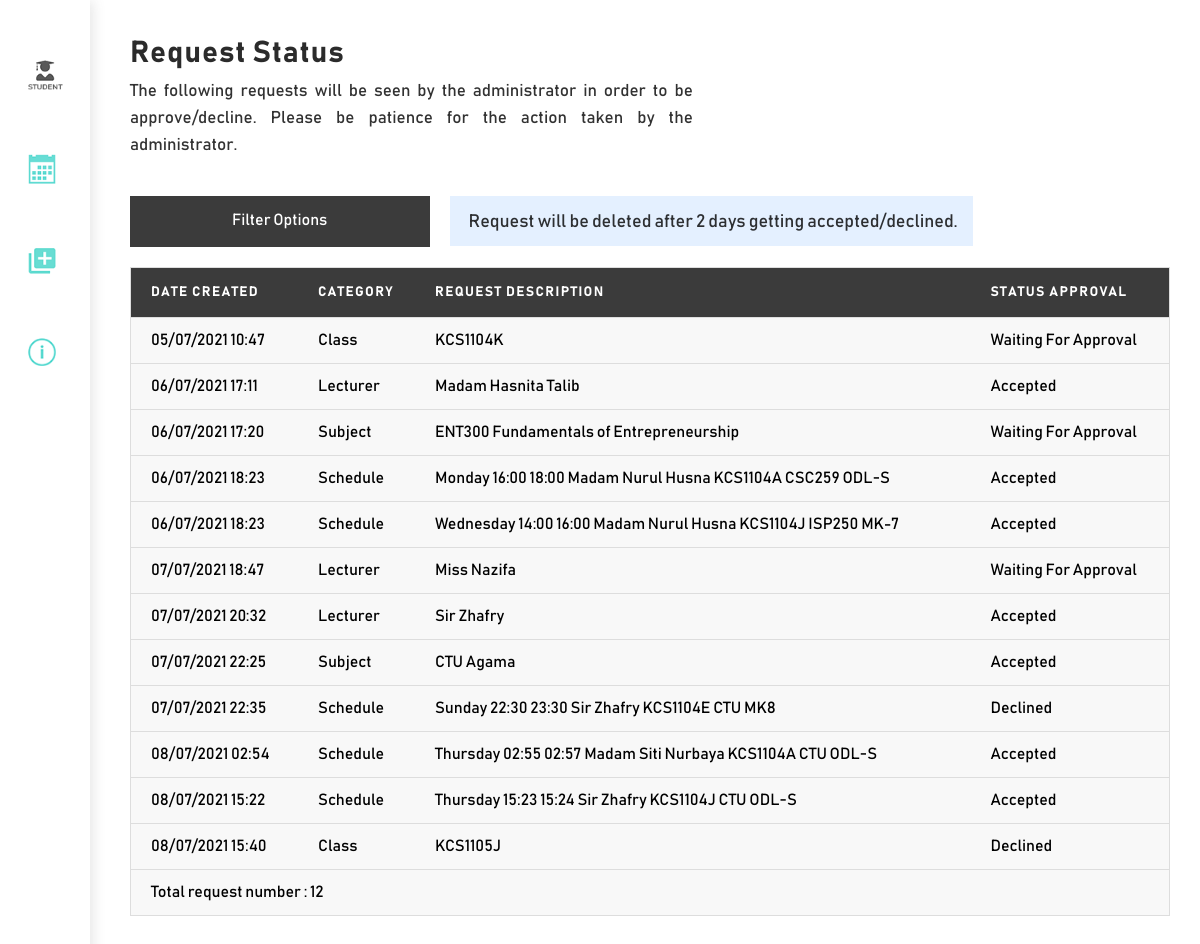
Screenshot of /request.php with the database file from the repository.
### tables this page shows
CREATE TABLE `request` (
  `Request_ID` int(11) NOT NULL,
  `Request_Description` varchar(300) DEFAULT NULL,
  `Request_Category` varchar(20) DEFAULT NULL,
  `Request_Date` datetime DEFAULT NULL,
  `Status_ID` int(11) DEFAULT NULL
);

CREATE TABLE `status` (
  `Status_ID` int(11) NOT NULL,
  `Status_Description` varchar(30) NOT NULL
);

### request.php (the view, shortened to what this page needs)
<!DOCTYPE html>
    <?php
        include ('dbcon.php');
    ?>
    <head>
    </head>
    <body>
        <div class = "main">
            <div class = "header">
                <div class = "left">
                    <div id = "title">
                        <h2>Request Status</h2>
                    </div>
                    <div id = "desc">
                        <p>
                            The following requests will be seen by the administrator in order to be approve/decline.
                            Please be patience for the action taken by the administrator.
                        </p>
                    </div>
                </div>
            </div>
            <div id = "content">
                <div id = "extra">
                    <div id = "filter">
                        <div id = "filterupper">
                            <p>Filter Options</p>
                        </div>
                    </div>
                    <div id = "notice">
                        <p>Request will be deleted after 2 days getting accepted/declined.</p>
                    </div>
                </div>
                <div class = "list">
                    <?php
                        if (isset($_POST['btn_filterrequest'])) {
                            $search = mysqli_real_escape_string($db, $_POST['search']);
                            $seldate = mysqli_real_escape_string($db, $_POST['filterdate']);
                            $category = mysqli_real_escape_string($db, $_POST['filtercategory']);
                            $status = mysqli_real_escape_string($db, $_POST['filterstatus']);
                            if($seldate === "1") {
                                $query =
                                "SELECT request.Request_Description, request.Request_Category, DATE_FORMAT(request.Request_Date, '%d/%m/%Y %H:%i') as Request_Date,
                                status.Status_Description from request
                                inner join status ON request.Status_ID = status.Status_ID
                                where request.Request_Description like '%$search%' AND request.Request_Category like '$category%' AND request.Status_ID like '%$status%'
                                order by request.Request_Date asc";
                            }
                            else if ($seldate === "2") {
                                $query =
                                "SELECT request.Request_Description, request.Request_Category, DATE_FORMAT(request.Request_Date, '%d/%m/%Y %H:%i') as Request_Date,
                                status.Status_Description from request
                                inner join status ON request.Status_ID = status.Status_ID
                                where request.Request_Description like '%$search%' AND request.Request_Category like '$category%' AND request.Status_ID like '%$status%'
                                order by request.Request_Date desc";
                            }
                            $data = mysqli_query($db, $query);
                            $row = mysqli_num_rows($data);
                            $search_result = filterTable($query);
                        }else {
                            $query = "DELETE FROM request WHERE Request_Date < NOW() - INTERVAL 2 DAY AND Status_ID != '1'";
                            $db->query($query);
                            $query = "SELECT request.Request_Description, request.Request_Category, DATE_FORMAT(request.Request_Date, '%d/%m/%Y %H:%i') as Request_Date, status.Status_Description
                                    from request inner join status
                                    ON request.Status_ID = status.Status_ID ORDER BY Request_Date asc";
                            $data = mysqli_query($db, $query);
                            $row = mysqli_num_rows($data);
                            $search_result = filterTable($query);
                        }
                        function filterTable($query) {
                            include ('dbcon.php');
                            $filter_result = mysqli_query($db,$query);
                            return $filter_result;
                        }
                    ?>
                    <table>
                        <thead>
                          <tr>
                            <th scope="col">Date created</th>
                            <th scope="col">Category</th>
                            <th scope="col">Request Description</th>
                            <th scope="col">Status Approval</th>
                          </tr>
                        </thead>
                        <tbody>
                            <?php while($result = mysqli_fetch_assoc($search_result)) :?>
                            <tr>
                                <td data-label="Date created"><?php echo $result['Request_Date'];?></td>
                                <td data-label="Category"><?php echo $result['Request_Category'];?></td>
                                <td data-label="Description"><?php echo nl2br($result['Request_Description']);?></td>
                                <td data-label="Status"><?php echo $result['Status_Description'];?></td>
                            </tr>
                            <?php endwhile; ?>
                            <td colspan = "4" ><?php echo "Total request number : " . $row;?></td>
                        </tbody>
                    </table>
                </div>
            </div>
        </div>
    </body>
</html>

### request.php (style rules this page uses)
body { margin:0; }
.main { background:rgb(255, 255, 255); display:grid; grid-template-rows: 1fr 4fr; height:100vh; margin-left:130px; }
.header { margin-top:10px; }
#desc { width:60ch; margin-top:-10px; line-height: 1.6; font-family:bahnschrift; font-size:17px; opacity:.8; font-kerning:none; }
#desc p { text-align: justify; }
#title h2 { font-family: bahnschrift; font-size:30px; color:hsl(0, 0%, 17%); letter-spacing:1px; margin-bottom:8px; }
#content { margin-top:20px; margin-right:30px; display:grid; grid-auto-flow:row; grid-template-rows:auto 1fr; grid-gap:20px; }
.list { position:relative; grid-column-start:1; grid-column-end:1; grid-row-end:span 2; margin-bottom:30px; }
table { border: 1px solid #ccc; border-collapse: collapse; margin: 0; padding: 0; width:100%; table-layout:auto; }
table tr { background-color: #f8f8f8; border: 1px solid #ddd; padding: .35em; }
table th, table td { padding: .625em; padding-left:20px; text-align: left; font-family:bahnschrift; font-size:16px; line-height: 25px; }
table th { padding-top:12px; padding-bottom:12px; font-size: .85em; letter-spacing: .1em; text-transform: uppercase; background:#3b3b3b; color:white; font-family:bahnschrift !important; }
#extra { display:flex; grid-auto-flow: column; margin:0; }
#notice { margin-left:20px; background:#e4f0ff; width:auto; height:fit-content; padding-top:15px; padding-bottom:13px; padding-left:8px; padding-right:15px; transition:0.2s ease; font-family:18px; }
#notice p { color:black; font-family:bahnschrift; margin:0; margin-left:10px; opacity:.8; font-size:18px; font-kerning: none; }
#filterupper { cursor:pointer; background:#3b3b3b; padding-top:15px; padding-bottom:1px; padding-left:102px; padding-right:103px; width:max-content !important; height:max-content !important; height:15px; transition:0.2s ease; font-family:18px; }
#filter p { color:white; text-align:center; font-family:bahnschrift; margin-top:0; }
#filter { margin:0; height:min-content; }

### rows the page displays
request: Request_Date "05/07/2021 10:47", Request_Category "Class", Request_Description "KCS1104K", Status_ID.Status_Description "Waiting For Approval"
request: Request_Date "06/07/2021 17:11", Request_Category "Lecturer", Request_Description "Madam Hasnita Talib", Status_ID.Status_Description "Accepted"
request: Request_Date "06/07/2021 17:20", Request_Category "Subject", Request_Description "ENT300 Fundamentals of Entrepreneurship", Status_ID.Status_Description "Waiting For Approval"
request: Request_Date "06/07/2021 18:23", Request_Category "Schedule", Request_Description "Monday 16:00 18:00 Madam Nurul Husna KCS1104A CSC259 ODL-S", Status_ID.Status_Description "Accepted"
request: Request_Date "06/07/2021 18:23", Request_Category "Schedule", Request_Description "Wednesday 14:00 16:00 Madam Nurul Husna KCS1104J ISP250 MK-7", Status_ID.Status_Description "Accepted"
request: Request_Date "07/07/2021 18:47", Request_Category "Lecturer", Request_Description "Miss Nazifa", Status_ID.Status_Description "Waiting For Approval"
request: Request_Date "07/07/2021 20:32", Request_Category "Lecturer", Request_Description "Sir Zhafry", Status_ID.Status_Description "Accepted"
request: Request_Date "07/07/2021 22:25", Request_Category "Subject", Request_Description "CTU Agama", Status_ID.Status_Description "Accepted"
request: Request_Date "07/07/2021 22:35", Request_Category "Schedule", Request_Description "Sunday 22:30 23:30 Sir Zhafry KCS1104E CTU MK8", Status_ID.Status_Description "Declined"
request: Request_Date "08/07/2021 02:54", Request_Category "Schedule", Request_Description "Thursday 02:55 02:57 Madam Siti Nurbaya KCS1104A CTU ODL-S", Status_ID.Status_Description "Accepted"
request: Request_Date "08/07/2021 15:22", Request_Category "Schedule", Request_Description "Thursday 15:23 15:24 Sir Zhafry KCS1104J CTU ODL-S", Status_ID.Status_Description "Accepted"
request: Request_Date "08/07/2021 15:40", Request_Category "Class", Request_Description "KCS1105J", Status_ID.Status_Description "Declined"

### other values shown
$row "12"
